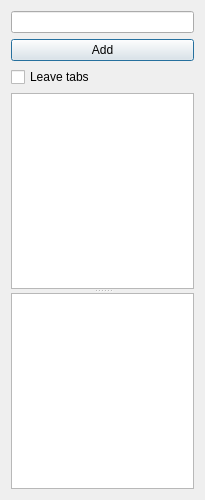
<?xml version="1.0" encoding="UTF-8"?>
<ui version="4.0">
 <class>Sessions</class>
 <widget class="QWidget" name="Sessions">
  <property name="geometry">
   <rect>
    <x>0</x>
    <y>0</y>
    <width>205</width>
    <height>500</height>
   </rect>
  </property>
  <layout class="QHBoxLayout" name="horizontalLayout">
   <item>
    <layout class="QVBoxLayout" name="verticalLayout">
     <item>
      <widget class="QLineEdit" name="ledSession"/>
     </item>
     <item>
      <widget class="QPushButton" name="btnAdd">
       <property name="text">
        <string>Add</string>
       </property>
       <property name="default">
        <bool>true</bool>
       </property>
      </widget>
     </item>
     <item>
      <widget class="QCheckBox" name="chbLeaveTabs">
       <property name="text">
        <string>Leave tabs</string>
       </property>
      </widget>
     </item>
     <item>
      <widget class="QSplitter" name="splitter">
       <property name="orientation">
        <enum>Qt::Vertical</enum>
       </property>
       <widget class="QListWidget" name="lstSessions">
        <property name="contextMenuPolicy">
         <enum>Qt::CustomContextMenu</enum>
        </property>
        <property name="editTriggers">
         <set>QAbstractItemView::NoEditTriggers</set>
        </property>
        <property name="showDropIndicator" stdset="0">
         <bool>true</bool>
        </property>
        <property name="dragEnabled">
         <bool>false</bool>
        </property>
        <property name="dragDropMode">
         <enum>QAbstractItemView::InternalMove</enum>
        </property>
        <property name="defaultDropAction">
         <enum>Qt::TargetMoveAction</enum>
        </property>
        <property name="selectionMode">
         <enum>QAbstractItemView::SingleSelection</enum>
        </property>
        <property name="currentRow">
         <number>-1</number>
        </property>
       </widget>
       <widget class="QPlainTextEdit" name="tedSession">
        <property name="acceptDrops">
         <bool>false</bool>
        </property>
        <property name="undoRedoEnabled">
         <bool>false</bool>
        </property>
        <property name="lineWrapMode">
         <enum>QPlainTextEdit::NoWrap</enum>
        </property>
        <property name="textInteractionFlags">
         <set>Qt::TextSelectableByKeyboard|Qt::TextSelectableByMouse</set>
        </property>
       </widget>
      </widget>
     </item>
    </layout>
   </item>
  </layout>
 </widget>
 <resources/>
 <connections/>
</ui>
